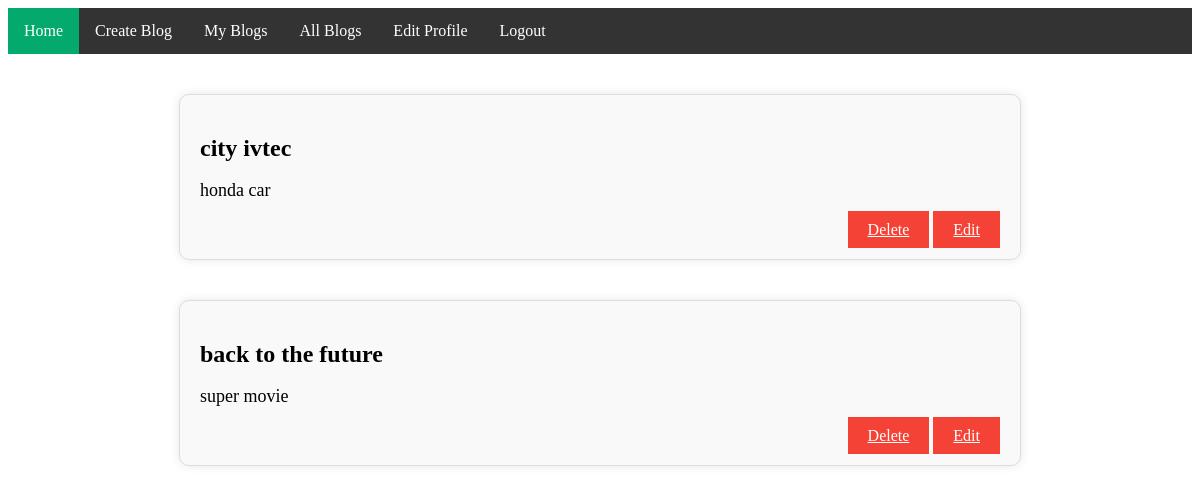
The page /myblog/ (signed in) on the database its author committed.
### emailloginapp/models.py (models this page shows, shortened)
class Blog(models.Model):
    author = models.ForeignKey(CustomUser,on_delete=models.CASCADE,related_name='blogs')
    title = models.CharField(max_length=255)
    content = models.TextField()
    likes = models.ManyToManyField(CustomUser,related_name='liked_blogs')
    created_at = models.DateTimeField(auto_now_add=True)
    updated_at = models.DateTimeField(auto_now_add=True)

### emailloginapp/views.py (the view)
# urls.py: path('myblog/' , views.my_blog , name='my'),
@login_required()
def my_blog(request):  # blog by userid
    posts = Blog.objects.filter(author=request.user)
    return render(request, 'myblogs.html',{'posts':posts})

### emailloginapp/templates/myblogs.html (shortened to what this page needs)
{% extends "navbar.html"  %}
{% load static %}
{% block content %}
<!DOCTYPE html>
<html lang="en">
<head>
    <link rel="stylesheet" href="{% static 'css/myblogs.css' %}">
</head>
<body>
{% if posts %}
{% for posts in posts %}
    <div class="blog-container">
        <h2 class="blog-title">{{posts.title}}</h2>
        <p class="blog-content">{{posts.content}}</p>
        <div class="button-container">
            <a class="delete-button" href="deleteblog/{{posts.id}}" class="delete-link">Delete</a>
             <a class="delete-button" href="editblog/{{posts.id}}" class="delete-link">Edit</a>
        </div>
    </div>
{% endfor %}
{%else%}
<p class="blog-content">You have not posted a blog....</p>
{% endif %}
</body>
</html>
{% endblock %}

### emailloginapp/static/css/myblogs.css (style rules this page uses)
.blog-container { max-width: 800px; margin: 40px auto; padding: 20px; background-color: #f9f9f9; border: 1px solid #ddd; border-radius: 10px; box-shadow: 0 0 10px rgba(0, 0, 0, 0.1); }
.blog-title { font-size: 24px; font-weight: bold; margin-bottom: 10px; }
.blog-content { font-size: 18px; margin-bottom: 20px; }
.button-container { text-align: right; }
.delete-button { background-color: #f44336; color: #fff; border: none; padding: 10px 20px; font-size: 16px; cursor: pointer; }

### rows shown on the page
Blog: title "city ivtec", content "honda car"
Blog: title "back to the future", content "super movie"
